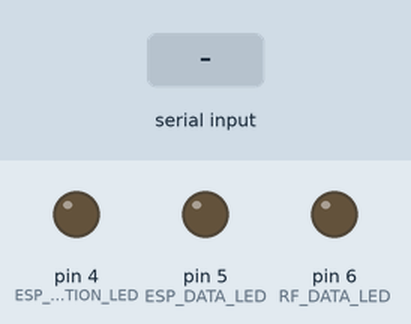
Recording of a sketch running on a simulated Arduino Uno, built with avr-gcc and run on an emulated ATmega328P. Shown: output pins drawn as LEDs (lit = HIGH). Dashed ring = blinking. The inputs (shaded band) are chosen by the test bench. No radio packets arrive unless stated; the modem accepts every AT command (registered, SIM ready, sends succeed) and sends nothing else; what the sketch prints to the serial monitor is not drawn.

Above: at 1.3 s.
1.4 s: "1\n" received over the second serial link
At 3.9 s:
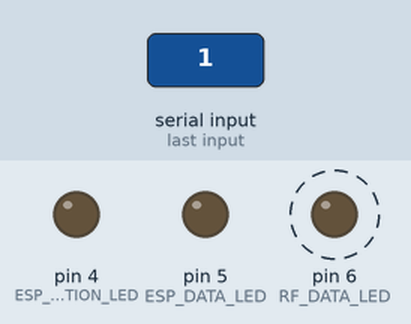
Timing chart, 0 to 10.4 s (numbered marks = the images above; inputs shaded):
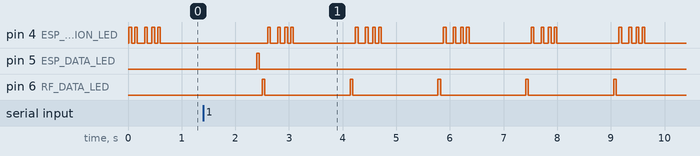

The sketch:

home.ino
```cpp
#include <ArduinoJson.h>
#include <SPI.h>
#include "RF24.h"
#include "nRF24L01.h"
#include <SoftwareSerial.h>


// --- Esp8266 için kullanılan pin tanımlamaları -----
#define ESP_DATA_LED 5
#define ESP_CONNECTION_LED 4
#define ESP_RX 3
#define ESP_TX 2
// --- Esp8266 için kullanılan pin tanımlamaları -----


// --- nRF24L01 için kullanılan pin tanımlamaları -----
#define RF_DATA_LED 6
#define RF_CE 9
#define RF_CSN 10
// --- nRF24L01 için kullanılan pin tanımlamaları -----

// --- Thingspeak server bilgiler -----
#define API "ZE2AKHGCQ7RY15AA"
#define HOST "api.thingspeak.com"
#define PORT 80
// --- Thingspeak server bilgiler -----


// ---- Thingspeak üzerindeki alanlara karşılık gelen değişkenler --------
#define SOCKET_VALUE_FIELD "field1"
#define SENSOR_VALUE_FIELD "field2"
#define LED_VALUE_FIELD "field3"
// ---- Thingspeak üzerindeki alanlara karşılık gelen değişkenler --------

#define BLINK_DELAY 50

SoftwareSerial espSerial(ESP_TX, ESP_RX);


// Projemizde kullanılan veri yapısı
struct Data {

  int socketValue;
  int sensorValue;
  int ledValue;

};

struct Data dataSend, dataGet;

//- Prototypes ------

void initEsp(); // Esp8266 ayarlaması yapar
void setupWifiConnection(); // Esp8266 Wi-Fi kurulumu yapar
bool connectedEsp(); // Esp8266 ile Arduino arasındaki bağlantıyı kontrol eder
bool sendEspCommand(String command, char* response, int count); // Arduino üzerinden Esp8266'ya AT komutları yollar
void blinkLed(int ledPin, long t); // Belirtilen led üzerinde uyarı ışığı yakıp söndürür
String wifiConnectionCommand(String wifiName, String password); // Verilen Wi-Fi adı ve şifresi kullanarak AT komut ifadesi döndürür
bool sendEspData(struct Data); // Esp8266 üzerinden Thingspeak üzerine verileri yollar
void getEspData(struct Data*); // Esp8266 kullanarak Thingspeak üzerinden verileri çeker


// -----------------------------

void setup() {
  Serial.println("--- setup() ---");

  Serial.begin(9600);

  // Esp ve nRF24L01 için bilgi ledleri ayarlanıyor.
  pinMode(ESP_CONNECTION_LED, OUTPUT);
  pinMode(ESP_DATA_LED, OUTPUT);
  pinMode(RF_DATA_LED, OUTPUT);

  initEsp(); // Esp ayarları yapılıyor
  initRf(); // nRF24L01 ayarları yapılıyor

}


void loop() {


  // Esp8266 ile bağlantı kontrol ediliyor ve bağlantı mevcut ise veri çekme ve yollama işlemi yapılıyor
  if (connectedEsp()) {

    getEspData(&dataGet); // Thingspeak üzerinde verileri dataGet değişkenine yüklüyoruz
    sendRfData(&dataGet); // dataGet değişkeni üzerindeki bilgiler diğer devrelere iletiliyor

  } else {


    // Esp8266 ile bağlantı olmadığı için bilgi ledleri kapalı konumda
    digitalWrite(ESP_CONNECTION_LED, LOW);
    digitalWrite(ESP_DATA_LED, LOW);

    // Esp8266 ile bağlantı sağlanamadığı zaman bağlantı sağlanmaya çalışıyor.
    setupWifiConnection();

  }


}


void blinkLed(int ledPin, long t) {

  digitalWrite(ledPin, HIGH);
  delay(t);
  digitalWrite(ledPin, LOW);
  delay(t);

}
```

esp.ino
```cpp
String WIFI_NAME = "Superbox_Yazici";
String WIFI_PASSWORD = "86005YAZICI";

void initEsp() {
  Serial.println("--- initEsp() ---");

  espSerial.begin(115200);    // Esp8266 haberleşmesini başlatıyoruz
  Serial.println("Esp serial begin at 115200.");

  sendEspCommand("AT+RST", (char*)"OK", 3);

}

void setupWifiConnection() {

  Serial.println("--- setupWifiConnection() ---");

  if (connectedEsp()) {

    Serial.println("Wi-Fi STA modu ayarlaniyor...");

    // Wi-Fi modunu STA olarak ayarlıyoruz.
    if (!sendEspCommand("AT+CWMODE=1", (char*)"OK", 2))
    {
      Serial.println("Wi-Fi STA modu ayarlanamadı!");
      return;
    }

    Serial.println("Wi-Fi STA ayarlandi.");

    String connectionCommand = wifiConnectionCommand(WIFI_NAME, WIFI_PASSWORD);

    Serial.println("Wi-Fi baglaniliyor: " + WIFI_NAME + "," + WIFI_PASSWORD);

    // Wi-Fi bağlantısı yapılmaya çalışılıyor
    if (!sendEspCommand(connectionCommand, (char*)"OK", 5))
    {
      Serial.println("Wi-Fi baglanilamadi!");
      return;
    }

    Serial.println("Wi-Fi baglanildi: " + WIFI_NAME + "," + WIFI_PASSWORD);

  }

}


String wifiConnectionCommand(String wifiName, String password)
{
  return "AT+CWJAP=\"" + wifiName + "\",\"" + password + "\"";
}


bool connectedEsp() {
  return sendEspCommand("AT", (char*)"OK", 3);

}


bool sendEspCommand(String command, char* response, int count) {

  Serial.println("--- sendEspCommand(" + command + "," + String(response) + "," + String(count) + ")"  );

  bool sent = false;
  int c = 1;

  while ( (c++) <= count) {

    blinkLed(ESP_CONNECTION_LED, BLINK_DELAY);

    espSerial.println(command);
    if (espSerial.find(response)) {
      sent = true;
      break;
    }

  }

  return sent;

}

bool sendEspData(struct Data data) {

  Serial.println("-- - sendEspData(data) -- -");

  bool sent = false;

  // Thingspeak server üzerinden TCP bağlantısı açıyoruz.
  String tcp = "AT + CIPSTART = \"TCP\",\"" + String(HOST) + "\"," + String(PORT);

  Serial.println("TCP: " + tcp);


  if (!sendEspCommand(tcp, (char*)"CONNECT", 5)) {

    return false;

  }

  // Thingspeak üzerine yollacak bilgiler ayarlanıyor.
  String postRequest = "GET "
                       + String("/update")
                       + "?api_key=" + String(API)
                       + "&" + String(LED_VALUE_FIELD) + "=" + String(data.ledValue)
                       + "&" + String(SOCKET_VALUE_FIELD) + "=" + String(data.socketValue)
                       + "&" + String(SENSOR_VALUE_FIELD) + "=" + String(data.sensorValue)
                       + "\r\n";

  Serial.println("Request: " + postRequest);


  String cip = "AT+CIPSEND=" + String(postRequest.length());


  if (sendEspCommand(cip, (char*)">", 5))
  {


    if (sendEspCommand(postRequest, (char*)"SEND OK", 5))
    {

      sent = true;
      blinkLed(ESP_DATA_LED, BLINK_DELAY);

    }

  }

  return sent;

}


void getEspData(struct Data* data) {

  Serial.println("--- getEspData(data) ---");

  String tcp = "AT+CIPSTART=\"TCP\",\"" + String(HOST) + "\"," + String(PORT);

  Serial.println("TCP: " + tcp);


  if (!sendEspCommand(tcp, (char*)"CONNECT", 5)) {

    return;

  }


  // Thingspeak server üzerinden verileri çekmek için istekte bulunuyoruz.
  String getRequest = "GET "
                      + String("/channels/1026699/feeds.json?results=1")
                      + "\r\n";

  Serial.println("Request: " + getRequest);

  String cip = "AT+CIPSEND=" + String(getRequest.length());


  if (sendEspCommand(cip, (char*)">", 5))
  {

    if (sendEspCommand(getRequest, (char*)"OK", 5))
    {


      int c = 0;
      while (espSerial.available() == 0) {

        if ( (c++) == 10)
          break;
      }

      String dataGot = espSerial.readString();
      dataGot = dataGot.substring(dataGot.indexOf(":") + 1);

      DynamicJsonDocument doc(1024);
      DeserializationError err = deserializeJson(doc, dataGot);

      if (!err) {

        data->socketValue = doc["feeds"][0][SOCKET_VALUE_FIELD];
        data->ledValue = doc["feeds"][0][LED_VALUE_FIELD];
        data->sensorValue = doc["feeds"][0][SENSOR_VALUE_FIELD];

        blinkLed(ESP_DATA_LED, BLINK_DELAY);

      }


    }

  }

}
```

rf.ino
```cpp
RF24 radio(RF_CE, RF_CSN);

const byte address[6] = {"00001"};

void initRf() {

  radio.begin();
  radio.setPALevel(RF24_PA_LOW);
  radio.openWritingPipe(address);
  //radio.openReadingPipe(1, address);

}

void getRfData(struct Data* data) {

  radio.startListening();

  if (radio.available()) {

    while (radio.available()) {

      radio.read(data, sizeof(data));

    }

  }

}


void sendRfData(struct Data* data) {

  radio.stopListening();
  radio.write(data, sizeof(data));
  blinkLed(RF_DATA_LED, BLINK_DELAY);

}
```

Measured:
- after the input at 1.4 s, pin 5 (ESP_DATA_LED): LOW → HIGH after 1.0 s, → LOW 0.05 s later
- by itself, pin 6 (RF_DATA_LED): alternates HIGH for 0.05 s and LOW for 1.6 s
- by itself, pin 4 (ESP_CONNECTION_LED): repeats every 1.6 s: LOW 0.14 s, HIGH 0.05 s, LOW 0.09 s, HIGH 0.05 s, LOW 0.06 s, HIGH 0.05 s, LOW 1.2 s, HIGH 0.05 s
